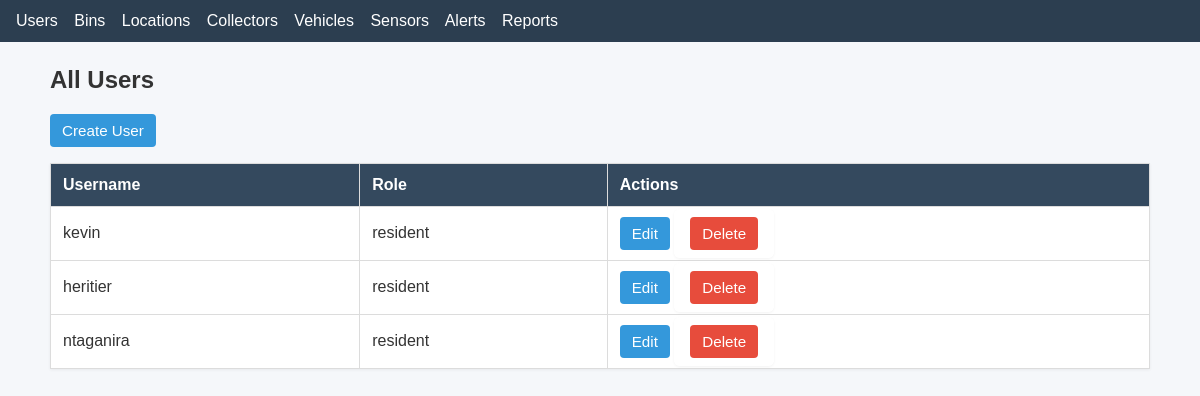
/users/, run on an earlier commit of the app's database.
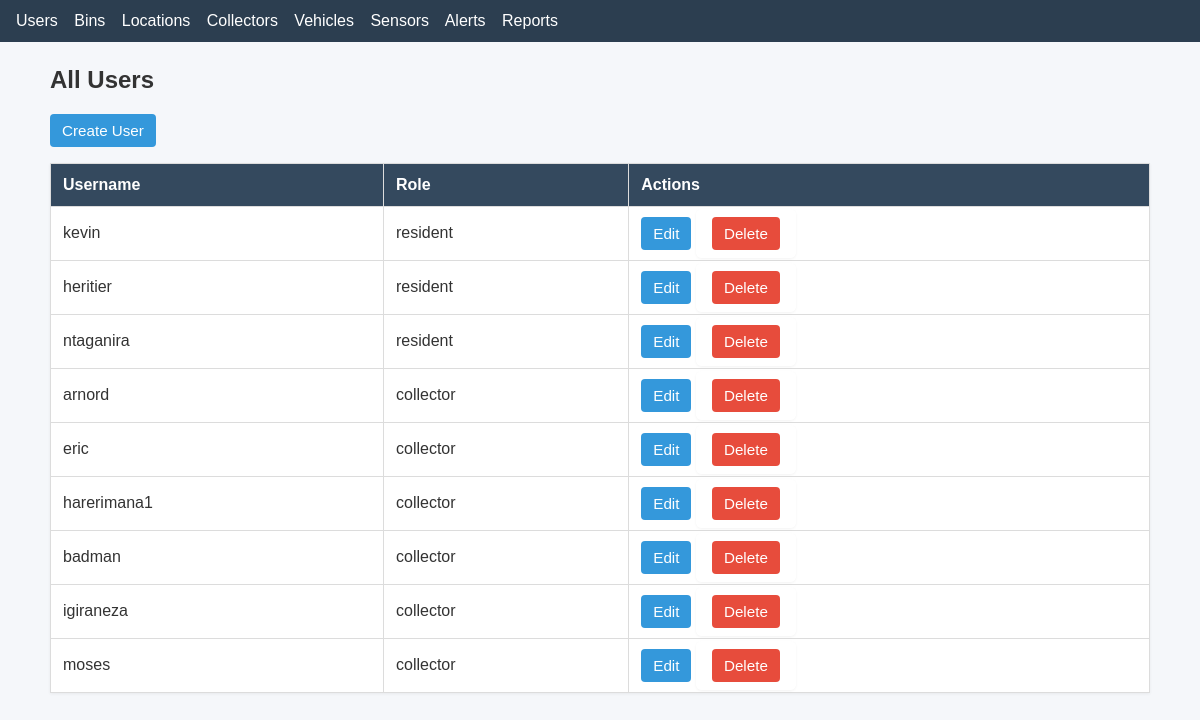
And on a later commit of the database.
### stwms/models.py (models this page shows)
class Users(models.Model):
    ROLE_CHOICES = [
        ('admin', 'Admin'),
        ('collector', 'Collector'),
        ('resident', 'Resident'),
    ]
    user = models.OneToOneField(User, on_delete=models.CASCADE, related_name='profile')
    role = models.CharField(max_length=20, choices=ROLE_CHOICES, default='resident')
    username = models.CharField(max_length=150, default="")
    email = models.EmailField(max_length=254, default="")
    password = models.CharField(max_length=128, default="")
    address = models.CharField(max_length=255, default="")
    phone = models.CharField(max_length=20, default="")

### stwms/views.py (the view)
# urls.py: path('users/', views.users_list, name='users_list'),
def users_list(request):
    users = Users.objects.all()
    return render(request, "users/users_list.html", {"users": users})

### stwms/templates/users/users_list.html
{% extends "base.html" %}
{% block content %}
<h2>All Users</h2>
<p><a class="btn" href="{% url 'stwms:users_create' %}">Create User</a></p>
<table>
    <thead>
        <tr>
            <th>Username</th>
            <th>Role</th>
            <th>Actions</th>
        </tr>
    </thead>
    <tbody>
    {% for user in users %}
        <tr>
            <td>
                {% if user.user %}
                    {{ user.user.username }}
                {% else %}
                    N/A
                {% endif %}
            </td>
            <td>{{ user.role }}</td>
            <td>
                <a class="btn" href="{% url 'stwms:users_update' user.pk %}">Edit</a>
                <form style="display:inline" method="post" action="{% url 'stwms:users_delete' user.pk %}">{% csrf_token %}
                    <button class="btn btn-danger" type="submit">Delete</button>
                </form>
            </td>
        </tr>
    {% empty %}
        <tr><td colspan="3">No users found.</td></tr>
    {% endfor %}
    </tbody>
</table>
{% endblock %}

What changed in the data, as far as the page shows it:
added Users: user.username "arnord", role "collector"
added Users: user.username "eric", role "collector"
added Users: user.username "harerimana1", role "collector"
added Users: user.username "badman", role "collector"
added Users: user.username "igiraneza", role "collector"
added Users: user.username "moses", role "collector"
